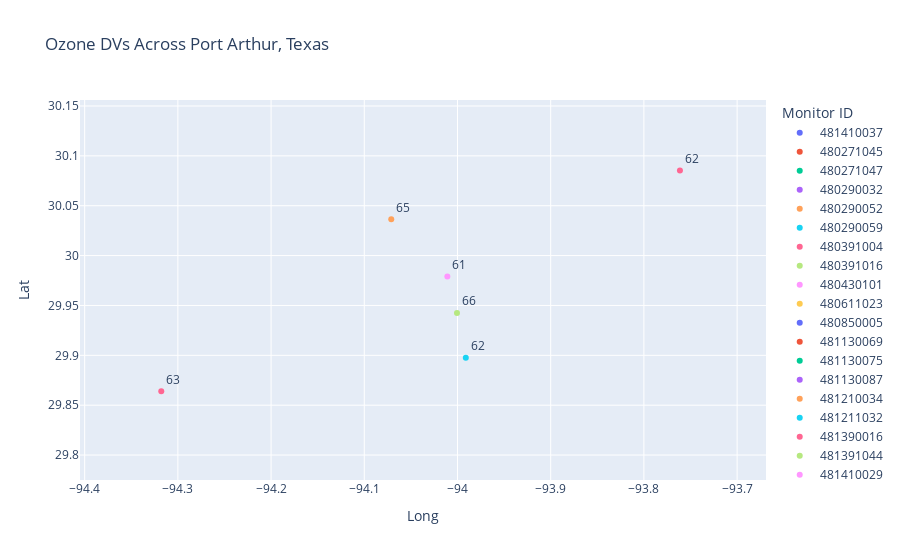

The code cell stored with this chart in its notebook:
### Code cell
import plotly.express as px


df = pd.DataFrame(columns=['aqsid','Monitor','Lat','Long',"State"])
# df['aqsid'] = MonitorDict.keys().strip('"') #remove leading and trailing quote marks
df['aqsid'] = MonitorDict.keys() #remove leading and trailing quote marks
df['Monitor'] = [MonitorDict[Monitor].get_pollDV_o3() for Monitor in MonitorDict.keys()]
df['Lat'] = [MonitorDict[Monitor].get_lat() for Monitor in MonitorDict.keys()]
df['Long'] = [MonitorDict[Monitor].get_long() for Monitor in MonitorDict.keys()]
df["State"] = [MonitorDict[Monitor].get_state() for Monitor in MonitorDict.keys()]
filt = (df['Monitor'] != "N/A") & (df['State'] == "TX")
# filt = (df['Monitor'] != "N/A") & (df['State'] == "NY") 
# filt = (df['Monitor'] != "N/A") 
# df[filt]


#Convert from PPM to PPB
df['Monitor'] = df['Monitor'].apply(lambda x: float(x)*1E3 if x != "N/A" else "N/A")

#Create Boundaries Around Port Arthur, Texas. This is ~35 km box around Port Arthur, TX
SW_Lat = 29.775
SW_Long = -94.405
NE_Lat = 30.156
NE_Long = -93.669

# #Create Boundaries around NY State
# SW_Lat = 39.90
# SW_Long = -79.4
# NE_Lat = 45.00
# NE_Long = -72.71

fig = px.scatter(df[filt], 
# fig = px.scatter(df, 
x="Long", 
y="Lat", 
color="aqsid", 
title="Ozone DVs Across Port Arthur, Texas",
text="Monitor",
labels={
    "Lat": "Lat",
    "Long": "Long",
    "Monitor": "Ozone Concentration (ppb)",
    "aqsid": "Monitor ID"
   }
    )
fig.update_xaxes(range=[SW_Long,NE_Long])
fig.update_yaxes(range=[SW_Lat,NE_Lat])
fig.update_traces(textposition='top right')
fig

### Figure 1 — Plotly figure (JSON) as saved in the notebook; plotly's stock layout.template omitted (floating-point values rounded to 4 significant figures)
{"data": [{"hovertemplate": "Monitor ID=481410037<br>Long=%{x}<br>Lat=%{y}<br>Ozone Concentration (ppb)=%{text}<extra></extra>", "legendgroup": "481410037", "marker": {"color": "#636efa", "symbol": "circle"}, "mode": "markers+text", "name": "481410037", "orientation": "v", "showlegend": true, "text": [75], "textposition": "top right", "type": "scatter", "x": [-106.5], "xaxis": "x", "y": [31.77], "yaxis": "y"}, {"hovertemplate": "Monitor ID=480271045<br>Long=%{x}<br>Lat=%{y}<br>Ozone Concentration (ppb)=%{text}<extra></extra>", "legendgroup": "480271045", "marker": {"color": "#EF553B", "symbol": "circle"}, "mode": "markers+text", "name": "480271045", "orientation": "v", "showlegend": true, "text": [64], "textposition": "top right", "type": "scatter", "x": [-97.43], "xaxis": "x", "y": [31.12], "yaxis": "y"}, {"hovertemplate": "Monitor ID=480271047<br>Long=%{x}<br>Lat=%{y}<br>Ozone Concentration (ppb)=%{text}<extra></extra>", "legendgroup": "480271047", "marker": {"color": "#00cc96", "symbol": "circle"}, "mode": "markers+text", "name": "480271047", "orientation": "v", "showlegend": true, "text": [66], "textposition": "top right", "type": "scatter", "x": [-97.68], "xaxis": "x", "y": [31.09], "yaxis": "y"}, {"hovertemplate": "Monitor ID=480290032<br>Long=%{x}<br>Lat=%{y}<br>Ozone Concentration (ppb)=%{text}<extra></extra>", "legendgroup": "480290032", "marker": {"color": "#ab63fa", "symbol": "circle"}, "mode": "markers+text", "name": "480290032", "orientation": "v", "showlegend": true, "text": [71], "textposition": "top right", "type": "scatter", "x": [-98.62], "xaxis": "x", "y": [29.52], "yaxis": "y"}, {"hovertemplate": "Monitor ID=480290052<br>Long=%{x}<br>Lat=%{y}<br>Ozone Concentration (ppb)=%{text}<extra></extra>", "legendgroup": "480290052", "marker": {"color": "#FFA15A", "symbol": "circle"}, "mode": "markers+text", "name": "480290052", "orientation": "v", "showlegend": true, "text": [73], "textposition": "top right", "type": "scatter", "x": [-98.56], "xaxis": "x", "y": [29.63], "yaxis": "y"}, {"hovertemplate": "Monitor ID=480290059<br>Long=%{x}<br>Lat=%{y}<br>Ozone Concentration (ppb)=%{text}<extra></extra>", "legendgroup": "480290059", "marker": {"color": "#19d3f3", "symbol": "circle"}, "mode": "markers+text", "name": "480290059", "orientation": "v", "showlegend": true, "text": [65], "textposition": "top right", "type": "scatter", "x": [-98.31], "xaxis": "x", "y": [29.28], "yaxis": "y"}, {"hovertemplate": "Monitor ID=480391004<br>Long=%{x}<br>Lat=%{y}<br>Ozone Concentration (ppb)=%{text}<extra></extra>", "legendgroup": "480391004", "marker": {"color": "#FF6692", "symbol": "circle"}, "mode": "markers+text", "name": "480391004", "orientation": "v", "showlegend": true, "text": [75], "textposition": "top right", "type": "scatter", "x": [-95.39], "xaxis": "x", "y": [29.52], "yaxis": "y"}, {"hovertemplate": "Monitor ID=480391016<br>Long=%{x}<br>Lat=%{y}<br>Ozone Concentration (ppb)=%{text}<extra></extra>", "legendgroup": "480391016", "marker": {"color": "#B6E880", "symbol": "circle"}, "mode": "markers+text", "name": "480391016", "orientation": "v", "showlegend": true, "text": [65], "textposition": "top right", "type": "scatter", "x": [-95.47], "xaxis": "x", "y": [29.04], "yaxis": "y"}, {"hovertemplate": "Monitor ID=480430101<br>Long=%{x}<br>Lat=%{y}<br>Ozone Concentration (ppb)=%{text}<extra></extra>", "legendgroup": "480430101", "marker": {"color": "#FF97FF", "symbol": "circle"}, "mode": "markers+text", "name": "480430101", "orientation": "v", "showlegend": true, "text": [61], "textposition": "top right", "type": "scatter", "x": [-103.2], "xaxis": "x", "y": [29.3], "yaxis": "y"}, {"hovertemplate": "Monitor ID=480611023<br>Long=%{x}<br>Lat=%{y}<br>Ozone Concentration (ppb)=%{text}<extra></extra>", "legendgroup": "480611023", "marker": {"color": "#FECB52", "symbol": "circle"}, "mode": "markers+text", "name": "480611023", "orientation": "v", "showlegend": true, "text": [56], "textposition": "top right", "type": "scatter", "x": [-97.71], "xaxis": "x", "y": [26.2], "yaxis": "y"}, {"hovertemplate": "Monitor ID=480850005<br>Long=%{x}<br>Lat=%{y}<br>Ozone Concentration (ppb)=%{text}<extra></extra>", "legendgroup": "480850005", "marker": {"color": "#636efa", "symbol": "circle"}, "mode": "markers+text", "name": "480850005", "orientation": "v", "showlegend": true, "text": [75], "textposition": "top right", "type": "scatter", "x": [-96.79], "xaxis": "x", "y": [33.13], "yaxis": "y"}, {"hovertemplate": "Monitor ID=481130069<br>Long=%{x}<br>Lat=%{y}<br>Ozone Concentration (ppb)=%{text}<extra></extra>", "legendgroup": "481130069", "marker": {"color": "#EF553B", "symbol": "circle"}, "mode": "markers+text", "name": "481130069", "orientation": "v", "showlegend": true, "text": [67], "textposition": "top right", "type": "scatter", "x": [-96.86], "xaxis": "x", "y": [32.82], "yaxis": "y"}, {"hovertemplate": "Monitor ID=481130075<br>Long=%{x}<br>Lat=%{y}<br>Ozone Concentration (ppb)=%{text}<extra></extra>", "legendgroup": "481130075", "marker": {"color": "#00cc96", "symbol": "circle"}, "mode": "markers+text", "name": "481130075", "orientation": "v", "showlegend": true, "text": [71], "textposition": "top right", "type": "scatter", "x": [-96.81], "xaxis": "x", "y": [32.92], "yaxis": "y"}, {"hovertemplate": "Monitor ID=481130087<br>Long=%{x}<br>Lat=%{y}<br>Ozone Concentration (ppb)=%{text}<extra></extra>", "legendgroup": "481130087", "marker": {"color": "#ab63fa", "symbol": "circle"}, "mode": "markers+text", "name": "481130087", "orientation": "v", "showlegend": true, "text": [68], "textposition": "top right", "type": "scatter", "x": [-96.87], "xaxis": "x", "y": [32.68], "yaxis": "y"}, {"hovertemplate": "Monitor ID=481210034<br>Long=%{x}<br>Lat=%{y}<br>Ozone Concentration (ppb)=%{text}<extra></extra>", "legendgroup": "481210034", "marker": {"color": "#FFA15A", "symbol": "circle"}, "mode": "markers+text", "name": "481210034", "orientation": "v", "showlegend": true, "text": [74], "textposition": "top right", "type": "scatter", "x": [-97.2], "xaxis": "x", "y": [33.22], "yaxis": "y"}, {"hovertemplate": "Monitor ID=481211032<br>Long=%{x}<br>Lat=%{y}<br>Ozone Concentration (ppb)=%{text}<extra></extra>", "legendgroup": "481211032", "marker": {"color": "#19d3f3", "symbol": "circle"}, "mode": "markers+text", "name": "481211032", "orientation": "v", "showlegend": true, "text": [76], "textposition": "top right", "type": "scatter", "x": [-96.94], "xaxis": "x", "y": [33.41], "yaxis": "y"}, {"hovertemplate": "Monitor ID=481390016<br>Long=%{x}<br>Lat=%{y}<br>Ozone Concentration (ppb)=%{text}<extra></extra>", "legendgroup": "481390016", "marker": {"color": "#FF6692", "symbol": "circle"}, "mode": "markers+text", "name": "481390016", "orientation": "v", "showlegend": true, "text": [62], "textposition": "top right", "type": "scatter", "x": [-97.03], "xaxis": "x", "y": [32.48], "yaxis": "y"}, {"hovertemplate": "Monitor ID=481391044<br>Long=%{x}<br>Lat=%{y}<br>Ozone Concentration (ppb)=%{text}<extra></extra>", "legendgroup": "481391044", "marker": {"color": "#B6E880", "symbol": "circle"}, "mode": "markers+text", "name": "481391044", "orientation": "v", "showlegend": true, "text": [61], "textposition": "top right", "type": "scatter", "x": [-96.87], "xaxis": "x", "y": [32.18], "yaxis": "y"}, {"hovertemplate": "Monitor ID=481410029<br>Long=%{x}<br>Lat=%{y}<br>Ozone Concentration (ppb)=%{text}<extra></extra>", "legendgroup": "481410029", "marker": {"color": "#FF97FF", "symbol": "circle"}, "mode": "markers+text", "name": "481410029", "orientation": "v", "showlegend": true, "text": [67], "textposition": "top right", "type": "scatter", "x": [-106.3], "xaxis": "x", "y": [31.79], "yaxis": "y"}, {"hovertemplate": "Monitor ID=481410044<br>Long=%{x}<br>Lat=%{y}<br>Ozone Concentration (ppb)=%{text}<extra></extra>", "legendgroup": "481410044", "marker": {"color": "#FECB52", "symbol": "circle"}, "mode": "markers+text", "name": "481410044", "orientation": "v", "showlegend": true, "text": [71], "textposition": "top right", "type": "scatter", "x": [-106.5], "xaxis": "x", "y": [31.77], "yaxis": "y"}, {"hovertemplate": "Monitor ID=481410057<br>Long=%{x}<br>Lat=%{y}<br>Ozone Concentration (ppb)=%{text}<extra></extra>", "legendgroup": "481410057", "marker": {"color": "#636efa", "symbol": "circle"}, "mode": "markers+text", "name": "481410057", "orientation": "v", "showlegend": true, "text": [70], "textposition": "top right", "type": "scatter", "x": [-106.3], "xaxis": "x", "y": [31.67], "yaxis": "y"}, {"hovertemplate": "Monitor ID=481410058<br>Long=%{x}<br>Lat=%{y}<br>Ozone Concentration (ppb)=%{text}<extra></extra>", "legendgroup": "481410058", "marker": {"color": "#EF553B", "symbol": "circle"}, "mode": "markers+text", "name": "481410058", "orientation": "v", "showlegend": true, "text": [70], "textposition": "top right", "type": "scatter", "x": [-106.4], "xaxis": "x", "y": [31.89], "yaxis": "y"}, {"hovertemplate": "Monitor ID=481671034<br>Long=%{x}<br>Lat=%{y}<br>Ozone Concentration (ppb)=%{text}<extra></extra>", "legendgroup": "481671034", "marker": {"color": "#00cc96", "symbol": "circle"}, "mode": "markers+text", "name": "481671034", "orientation": "v", "showlegend": true, "text": [72], "textposition": "top right", "type": "scatter", "x": [-94.86], "xaxis": "x", "y": [29.25], "yaxis": "y"}, {"hovertemplate": "Monitor ID=481830001<br>Long=%{x}<br>Lat=%{y}<br>Ozone Concentration (ppb)=%{text}<extra></extra>", "legendgroup": "481830001", "marker": {"color": "#ab63fa", "symbol": "circle"}, "mode": "markers+text", "name": "481830001", "orientation": "v", "showlegend": true, "text": [62], "textposition": "top right", "type": "scatter", "x": [-94.71], "xaxis": "x", "y": [32.38], "yaxis": "y"}, {"hovertemplate": "Monitor ID=482010024<br>Long=%{x}<br>Lat=%{y}<br>Ozone Concentration (ppb)=%{text}<extra></extra>", "legendgroup": "482010024", "marker": {"color": "#FFA15A", "symbol": "circle"}, "mode": "markers+text", "name": "482010024", "orientation": "v", "showlegend": true, "text": [74], "textposition": "top right", "type": "scatter", "x": [-95.33], "xaxis": "x", "y": [29.9], "yaxis": "y"}, {"hovertemplate": "Monitor ID=482010026<br>Long=%{x}<br>Lat=%{y}<br>Ozone Concentration (ppb)=%{text}<extra></extra>", "legendgroup": "482010026", "marker": {"color": "#19d3f3", "symbol": "circle"}, "mode": "markers+text", "name": "482010026", "orientation": "v", "showlegend": true, "text": [65], "textposition": "top right", "type": "scatter", "x": [-95.13], "xaxis": "x", "y": [29.8], "yaxis": "y"}, {"hovertemplate": "Monitor ID=482010029<br>Long=%{x}<br>Lat=%{y}<br>Ozone Concentration (ppb)=%{text}<extra></extra>", "legendgroup": "482010029", "marker": {"color": "#FF6692", "symbol": "circle"}, "mode": "markers+text", "name": "482010029", "orientation": "v", "showlegend": true, "text": [71], "textposition": "top right", "type": "scatter", "x": [-95.67], "xaxis": "x", "y": [30.04], "yaxis": "y"}, {"hovertemplate": "Monitor ID=482010046<br>Long=%{x}<br>Lat=%{y}<br>Ozone Concentration (ppb)=%{text}<extra></extra>", "legendgroup": "482010046", "marker": {"color": "#B6E880", "symbol": "circle"}, "mode": "markers+text", "name": "482010046", "orientation": "v", "showlegend": true, "text": [64], "textposition": "top right", "type": "scatter", "x": [-95.28], "xaxis": "x", "y": [29.83], "yaxis": "y"}, {"hovertemplate": "Monitor ID=482010047<br>Long=%{x}<br>Lat=%{y}<br>Ozone Concentration (ppb)=%{text}<extra></extra>", "legendgroup": "482010047", "marker": {"color": "#FF97FF", "symbol": "circle"}, "mode": "markers+text", "name": "482010047", "orientation": "v", "showlegend": true, "text": [71], "textposition": "top right", "type": "scatter", "x": [-95.49], "xaxis": "x", "y": [29.83], "yaxis": "y"}, {"hovertemplate": "Monitor ID=482010051<br>Long=%{x}<br>Lat=%{y}<br>Ozone Concentration (ppb)=%{text}<extra></extra>", "legendgroup": "482010051", "marker": {"color": "#FECB52", "symbol": "circle"}, "mode": "markers+text", "name": "482010051", "orientation": "v", "showlegend": true, "text": [74], "textposition": "top right", "type": "scatter", "x": [-95.47], "xaxis": "x", "y": [29.62], "yaxis": "y"}, {"hovertemplate": "Monitor ID=482010055<br>Long=%{x}<br>Lat=%{y}<br>Ozone Concentration (ppb)=%{text}<extra></extra>", "legendgroup": "482010055", "marker": {"color": "#636efa", "symbol": "circle"}, "mode": "markers+text", "name": "482010055", "orientation": "v", "showlegend": true, "text": [77], "textposition": "top right", "type": "scatter", "x": [-95.5], "xaxis": "x", "y": [29.7], "yaxis": "y"}, {"hovertemplate": "Monitor ID=482010062<br>Long=%{x}<br>Lat=%{y}<br>Ozone Concentration (ppb)=%{text}<extra></extra>", "legendgroup": "482010062", "marker": {"color": "#EF553B", "symbol": "circle"}, "mode": "markers+text", "name": "482010062", "orientation": "v", "showlegend": true, "text": [67], "textposition": "top right", "type": "scatter", "x": [-95.27], "xaxis": "x", "y": [29.63], "yaxis": "y"}, {"hovertemplate": "Monitor ID=482010066<br>Long=%{x}<br>Lat=%{y}<br>Ozone Concentration (ppb)=%{text}<extra></extra>", "legendgroup": "482010066", "marker": {"color": "#00cc96", "symbol": "circle"}, "mode": "markers+text", "name": "482010066", "orientation": "v", "showlegend": true, "text": [70], "textposition": "top right", "type": "scatter", "x": [-95.64], "xaxis": "x", "y": [29.72], "yaxis": "y"}, {"hovertemplate": "Monitor ID=482010416<br>Long=%{x}<br>Lat=%{y}<br>Ozone Concentration (ppb)=%{text}<extra></extra>", "legendgroup": "482010416", "marker": {"color": "#ab63fa", "symbol": "circle"}, "mode": "markers+text", "name": "482010416", "orientation": "v", "showlegend": true, "text": [73], "textposition": "top right", "type": "scatter", "x": [-95.29], "xaxis": "x", "y": [29.69], "yaxis": "y"}, {"hovertemplate": "Monitor ID=482011015<br>Long=%{x}<br>Lat=%{y}<br>Ozone Concentration (ppb)=%{text}<extra></extra>", "legendgroup": "482011015", "marker": {"color": "#FFA15A", "symbol": "circle"}, "mode": "markers+text", "name": "482011015", "orientation": "v", "showlegend": true, "text": [64], "textposition": "top right", "type": "scatter", "x": [-95.08], "xaxis": "x", "y": [29.76], "yaxis": "y"}, {"hovertemplate": "Monitor ID=482011017<br>Long=%{x}<br>Lat=%{y}<br>Ozone Concentration (ppb)=%{text}<extra></extra>", "legendgroup": "482011017", "marker": {"color": "#19d3f3", "symbol": "circle"}, "mode": "markers+text", "name": "482011017", "orientation": "v", "showlegend": true, "text": [68], "textposition": "top right", "type": "scatter", "x": [-94.98], "xaxis": "x", "y": [29.82], "yaxis": "y"}, {"hovertemplate": "Monitor ID=482011034<br>Long=%{x}<br>Lat=%{y}<br>Ozone Concentration (ppb)=%{text}<extra></extra>", "legendgroup": "482011034", "marker": {"color": "#FF6692", "symbol": "circle"}, "mode": "markers+text", "name": "482011034", "orientation": "v", "showlegend": true, "text": [71], "textposition": "top right", "type": "scatter", "x": [-95.22], "xaxis": "x", "y": [29.77], "yaxis": "y"}, {"hovertemplate": "Monitor ID=482011035<br>Long=%{x}<br>Lat=%{y}<br>Ozone Concentration (ppb)=%{text}<extra></extra>", "legendgroup": "482011035", "marker": {"color": "#B6E880", "symbol": "circle"}, "mode": "markers+text", "name": "482011035", "orientation": "v", "showlegend": true, "text": [71], "textposition": "top right", "type": "scatter", "x": [-95.26], "xaxis": "x", "y": [29.73], "yaxis": "y"}, {"hovertemplate": "Monitor ID=482011039<br>Long=%{x}<br>Lat=%{y}<br>Ozone Concentration (ppb)=%{text}<extra></extra>", "legendgroup": "482011039", "marker": {"color": "#FF97FF", "symbol": "circle"}, "mode": "markers+text", "name": "482011039", "orientation": "v", "showlegend": true, "text": [74], "textposition": "top right", "type": "scatter", "x": [-95.13], "xaxis": "x", "y": [29.67], "yaxis": "y"}, {"hovertemplate": "Monitor ID=482011050<br>Long=%{x}<br>Lat=%{y}<br>Ozone Concentration (ppb)=%{text}<extra></extra>", "legendgroup": "482011050", "marker": {"color": "#FECB52", "symbol": "circle"}, "mode": "markers+text", "name": "482011050", "orientation": "v", "showlegend": true, "text": [62], "textposition": "top right", "type": "scatter", "x": [-95.02], "xaxis": "x", "y": [29.58], "yaxis": "y"}, {"hovertemplate": "Monitor ID=482030002<br>Long=%{x}<br>Lat=%{y}<br>Ozone Concentration (ppb)=%{text}<extra></extra>", "legendgroup": "482030002", "marker": {"color": "#636efa", "symbol": "circle"}, "mode": "markers+text", "name": "482030002", "orientation": "v", "showlegend": true, "text": [59], "textposition": "top right", "type": "scatter", "x": [-94.17], "xaxis": "x", "y": [32.67], "yaxis": "y"}, {"hovertemplate": "Monitor ID=482150043<br>Long=%{x}<br>Lat=%{y}<br>Ozone Concentration (ppb)=%{text}<extra></extra>", "legendgroup": "482150043", "marker": {"color": "#EF553B", "symbol": "circle"}, "mode": "markers+text", "name": "482150043", "orientation": "v", "showlegend": true, "text": [56], "textposition": "top right", "type": "scatter", "x": [-98.29], "xaxis": "x", "y": [26.23], "yaxis": "y"}, {"hovertemplate": "Monitor ID=482210001<br>Long=%{x}<br>Lat=%{y}<br>Ozone Concentration (ppb)=%{text}<extra></extra>", "legendgroup": "482210001", "marker": {"color": "#00cc96", "symbol": "circle"}, "mode": "markers+text", "name": "482210001", "orientation": "v", "showlegend": true, "text": [64], "textposition": "top right", "type": "scatter", "x": [-97.8], "xaxis": "x", "y": [32.44], "yaxis": "y"}, {"hovertemplate": "Monitor ID=482311006<br>Long=%{x}<br>Lat=%{y}<br>Ozone Concentration (ppb)=%{text}<extra></extra>", "legendgroup": "482311006", "marker": {"color": "#ab63fa", "symbol": "circle"}, "mode": "markers+text", "name": "482311006", "orientation": "v", "showlegend": true, "text": [62], "textposition": "top right", "type": "scatter", "x": [-96.12], "xaxis": "x", "y": [33.15], "yaxis": "y"}, {"hovertemplate": "Monitor ID=482450009<br>Long=%{x}<br>Lat=%{y}<br>Ozone Concentration (ppb)=%{text}<extra></extra>", "legendgroup": "482450009", "marker": {"color": "#FFA15A", "symbol": "circle"}, "mode": "markers+text", "name": "482450009", "orientation": "v", "showlegend": true, "text": [65], "textposition": "top right", "type": "scatter", "x": [-94.07], "xaxis": "x", "y": [30.04], "yaxis": "y"}, {"hovertemplate": "Monitor ID=482450011<br>Long=%{x}<br>Lat=%{y}<br>Ozone Concentration (ppb)=%{text}<extra></extra>", "legendgroup": "482450011", "marker": {"color": "#19d3f3", "symbol": "circle"}, "mode": "markers+text", "name": "482450011", "orientation": "v", "showlegend": true, "text": [62], "textposition": "top right", "type": "scatter", "x": [-93.99], "xaxis": "x", "y": [29.9], "yaxis": "y"}, {"hovertemplate": "Monitor ID=482450022<br>Long=%{x}<br>Lat=%{y}<br>Ozone Concentration (ppb)=%{text}<extra></extra>", "legendgroup": "482450022", "marker": {"color": "#FF6692", "symbol": "circle"}, "mode": "markers+text", "name": "482450022", "orientation": "v", "showlegend": true, "text": [63], "textposition": "top right", "type": "scatter", "x": [-94.32], "xaxis": "x", "y": [29.86], "yaxis": "y"}, {"hovertemplate": "Monitor ID=482450102<br>Long=%{x}<br>Lat=%{y}<br>Ozone Concentration (ppb)=%{text}<extra></extra>", "legendgroup": "482450102", "marker": {"color": "#B6E880", "symbol": "circle"}, "mode": "markers+text", "name": "482450102", "orientation": "v", "showlegend": true, "text": [66], "textposition": "top right", "type": "scatter", "x": [-94.0], "xaxis": "x", "y": [29.94], "yaxis": "y"}, {"hovertemplate": "Monitor ID=482451035<br>Long=%{x}<br>Lat=%{y}<br>Ozone Concentration (ppb)=%{text}<extra></extra>", "legendgroup": "482451035", "marker": {"color": "#FF97FF", "symbol": "circle"}, "mode": "markers+text", "name": "482451035", "orientation": "v", "showlegend": true, "text": [61], "textposition": "top right", "type": "scatter", "x": [-94.01], "xaxis": "x", "y": [29.98], "yaxis": "y"}, {"hovertemplate": "Monitor ID=482510003<br>Long=%{x}<br>Lat=%{y}<br>Ozone Concentration (ppb)=%{text}<extra></extra>", "legendgroup": "482510003", "marker": {"color": "#FECB52", "symbol": "circle"}, "mode": "markers+text", "name": "482510003", "orientation": "v", "showlegend": true, "text": [71], "textposition": "top right", "type": "scatter", "x": [-97.44], "xaxis": "x", "y": [32.35], "yaxis": "y"}, {"hovertemplate": "Monitor ID=482570005<br>Long=%{x}<br>Lat=%{y}<br>Ozone Concentration (ppb)=%{text}<extra></extra>", "legendgroup": "482570005", "marker": {"color": "#636efa", "symbol": "circle"}, "mode": "markers+text", "name": "482570005", "orientation": "v", "showlegend": true, "text": [64], "textposition": "top right", "type": "scatter", "x": [-96.32], "xaxis": "x", "y": [32.56], "yaxis": "y"}, {"hovertemplate": "Monitor ID=483091037<br>Long=%{x}<br>Lat=%{y}<br>Ozone Concentration (ppb)=%{text}<extra></extra>", "legendgroup": "483091037", "marker": {"color": "#EF553B", "symbol": "circle"}, "mode": "markers+text", "name": "483091037", "orientation": "v", "showlegend": true, "text": [64], "textposition": "top right", "type": "scatter", "x": [-97.07], "xaxis": "x", "y": [31.65], "yaxis": "y"}, {"hovertemplate": "Monitor ID=483390078<br>Long=%{x}<br>Lat=%{y}<br>Ozone Concentration (ppb)=%{text}<extra></extra>", "legendgroup": "483390078", "marker": {"color": "#00cc96", "symbol": "circle"}, "mode": "markers+text", "name": "483390078", "orientation": "v", "showlegend": true, "text": [73], "textposition": "top right", "type": "scatter", "x": [-95.43], "xaxis": "x", "y": [30.35], "yaxis": "y"}, {"hovertemplate": "Monitor ID=483491051<br>Long=%{x}<br>Lat=%{y}<br>Ozone Concentration (ppb)=%{text}<extra></extra>", "legendgroup": "483491051", "marker": {"color": "#ab63fa", "symbol": "circle"}, "mode": "markers+text", "name": "483491051", "orientation": "v", "showlegend": true, "text": [63], "textposition": "top right", "type": "scatter", "x": [-96.4], "xaxis": "x", "y": [32.03], "yaxis": "y"}, {"hovertemplate": "Monitor ID=483550025<br>Long=%{x}<br>Lat=%{y}<br>Ozone Concentration (ppb)=%{text}<extra></extra>", "legendgroup": "483550025", "marker": {"color": "#FFA15A", "symbol": "circle"}, "mode": "markers+text", "name": "483550025", "orientation": "v", "showlegend": true, "text": [62], "textposition": "top right", "type": "scatter", "x": [-97.43], "xaxis": "x", "y": [27.77], "yaxis": "y"}, {"hovertemplate": "Monitor ID=483550026<br>Long=%{x}<br>Lat=%{y}<br>Ozone Concentration (ppb)=%{text}<extra></extra>", "legendgroup": "483550026", "marker": {"color": "#19d3f3", "symbol": "circle"}, "mode": "markers+text", "name": "483550026", "orientation": "v", "showlegend": true, "text": [62], "textposition": "top right", "type": "scatter", "x": [-97.56], "xaxis": "x", "y": [27.83], "yaxis": "y"}, {"hovertemplate": "Monitor ID=483611001<br>Long=%{x}<br>Lat=%{y}<br>Ozone Concentration (ppb)=%{text}<extra></extra>", "legendgroup": "483611001", "marker": {"color": "#FF6692", "symbol": "circle"}, "mode": "markers+text", "name": "483611001", "orientation": "v", "showlegend": true, "text": [62], "textposition": "top right", "type": "scatter", "x": [-93.76], "xaxis": "x", "y": [30.09], "yaxis": "y"}, {"hovertemplate": "Monitor ID=483670081<br>Long=%{x}<br>Lat=%{y}<br>Ozone Concentration (ppb)=%{text}<extra></extra>", "legendgroup": "483670081", "marker": {"color": "#B6E880", "symbol": "circle"}, "mode": "markers+text", "name": "483670081", "orientation": "v", "showlegend": true, "text": [67], "textposition": "top right", "type": "scatter", "x": [-97.91], "xaxis": "x", "y": [32.87], "yaxis": "y"}, {"hovertemplate": "Monitor ID=483739991<br>Long=%{x}<br>Lat=%{y}<br>Ozone Concentration (ppb)=%{text}<extra></extra>", "legendgroup": "483739991", "marker": {"color": "#FF97FF", "symbol": "circle"}, "mode": "markers+text", "name": "483739991", "orientation": "v", "showlegend": true, "text": [57], "textposition": "top right", "type": "scatter", "x": [-94.67], "xaxis": "x", "y": [30.7], "yaxis": "y"}, {"hovertemplate": "Monitor ID=483819991<br>Long=%{x}<br>Lat=%{y}<br>Ozone Concentration (ppb)=%{text}<extra></extra>", "legendgroup": "483819991", "marker": {"color": "#FECB52", "symbol": "circle"}, "mode": "markers+text", "name": "483819991", "orientation": "v", "showlegend": true, "text": [66], "textposition": "top right", "type": "scatter", "x": [-101.7], "xaxis": "x", "y": [34.88], "yaxis": "y"}, {"hovertemplate": "Monitor ID=483970001<br>Long=%{x}<br>Lat=%{y}<br>Ozone Concentration (ppb)=%{text}<extra></extra>", "legendgroup": "483970001", "marker": {"color": "#636efa", "symbol": "circle"}, "mode": "markers+text", "name": "483970001", "orientation": "v", "showlegend": true, "text": [63], "textposition": "top right", "type": "scatter", "x": [-96.46], "xaxis": "x", "y": [32.94], "yaxis": "y"}, {"hovertemplate": "Monitor ID=484230007<br>Long=%{x}<br>Lat=%{y}<br>Ozone Concentration (ppb)=%{text}<extra></extra>", "legendgroup": "484230007", "marker": {"color": "#EF553B", "symbol": "circle"}, "mode": "markers+text", "name": "484230007", "orientation": "v", "showlegend": true, "text": [64], "textposition": "top right", "type": "scatter", "x": [-95.42], "xaxis": "x", "y": [32.34], "yaxis": "y"}, {"hovertemplate": "Monitor ID=484390075<br>Long=%{x}<br>Lat=%{y}<br>Ozone Concentration (ppb)=%{text}<extra></extra>", "legendgroup": "484390075", "marker": {"color": "#00cc96", "symbol": "circle"}, "mode": "markers+text", "name": "484390075", "orientation": "v", "showlegend": true, "text": [75], "textposition": "top right", "type": "scatter", "x": [-97.48], "xaxis": "x", "y": [32.99], "yaxis": "y"}, {"hovertemplate": "Monitor ID=484391002<br>Long=%{x}<br>Lat=%{y}<br>Ozone Concentration (ppb)=%{text}<extra></extra>", "legendgroup": "484391002", "marker": {"color": "#ab63fa", "symbol": "circle"}, "mode": "markers+text", "name": "484391002", "orientation": "v", "showlegend": true, "text": [72], "textposition": "top right", "type": "scatter", "x": [-97.36], "xaxis": "x", "y": [32.81], "yaxis": "y"}, {"hovertemplate": "Monitor ID=484392003<br>Long=%{x}<br>Lat=%{y}<br>Ozone Concentration (ppb)=%{text}<extra></extra>", "legendgroup": "484392003", "marker": {"color": "#FFA15A", "symbol": "circle"}, "mode": "markers+text", "name": "484392003", "orientation": "v", "showlegend": true, "text": [72], "textposition": "top right", "type": "scatter", "x": [-97.28], "xaxis": "x", "y": [32.92], "yaxis": "y"}, {"hovertemplate": "Monitor ID=484393009<br>Long=%{x}<br>Lat=%{y}<br>Ozone Concentration (ppb)=%{text}<extra></extra>", "legendgroup": "484393009", "marker": {"color": "#19d3f3", "symbol": "circle"}, "mode": "markers+text", "name": "484393009", "orientation": "v", "showlegend": true, "text": [74], "textposition": "top right", "type": "scatter", "x": [-97.06], "xaxis": "x", "y": [32.98], "yaxis": "y"}, {"hovertemplate": "Monitor ID=484530020<br>Long=%{x}<br>Lat=%{y}<br>Ozone Concentration (ppb)=%{text}<extra></extra>", "legendgroup": "484530020", "marker": {"color": "#FF6692", "symbol": "circle"}, "mode": "markers+text", "name": "484530020", "orientation": "v", "showlegend": true, "text": [63], "textposition": "top right", "type": "scatter", "x": [-97.88], "xaxis": "x", "y": [30.48], "yaxis": "y"}, {"hovertemplate": "Monitor ID=484690003<br>Long=%{x}<br>Lat=%{y}<br>Ozone Concentration (ppb)=%{text}<extra></extra>", "legendgroup": "484690003", "marker": {"color": "#B6E880", "symbol": "circle"}, "mode": "markers+text", "name": "484690003", "orientation": "v", "showlegend": true, "text": [61], "textposition": "top right", "type": "scatter", "x": [-97.01], "xaxis": "x", "y": [28.84], "yaxis": "y"}], "layout": {"legend": {"title": {"text": "Monitor ID"}, "tracegroupgap": 0}, "title": {"text": "Ozone DVs Across Port Arthur, Texas"}, "xaxis": {"anchor": "y", "domain": [0, 1], "range": [-94.41, -93.67], "title": {"text": "Long"}}, "yaxis": {"anchor": "x", "domain": [0, 1], "range": [29.77, 30.16], "title": {"text": "Lat"}}}}
